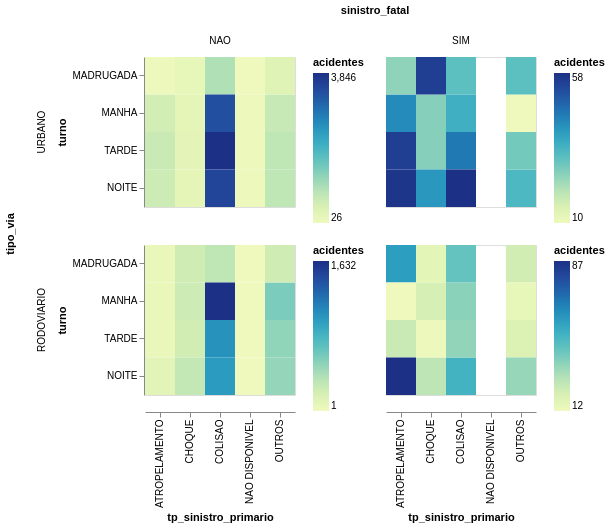

Here is the notebook cell this chart was saved with:
### Code cell
df_sinistros.group_by('tp_sinistro_primario', 'turno', 'tipo_via', 'sinistro_fatal').agg(pl.len().alias('acidentes')) \
    .plot.rect(x='tp_sinistro_primario', color='acidentes', y='turno', row='tipo_via', column='sinistro_fatal') \
    .properties(height=150, width=150) \
    .resolve_scale(color='independent')

### Figure 1 — Vega-Lite specification as saved in the notebook (floating-point values rounded to 4 significant figures)
{"config": {"view": {"continuousWidth": 300, "continuousHeight": 300}}, "data": {"name": "data-81ed816be0da437b668e97dbe1b917ef"}, "mark": {"type": "rect", "tooltip": true}, "encoding": {"color": {"field": "acidentes", "type": "quantitative"}, "column": {"field": "sinistro_fatal", "sort": ["NAO", "SIM"], "type": "ordinal"}, "row": {"field": "tipo_via", "sort": ["URBANO", "RODOVIARIO"], "type": "ordinal"}, "x": {"field": "tp_sinistro_primario", "type": "nominal"}, "y": {"field": "turno", "sort": ["MADRUGADA", "MANHA", "TARDE", "NOITE"], "type": "ordinal"}}, "height": 150, "params": [{"name": "param_1e9efca18e7a2868", "select": {"type": "interval", "encodings": ["x", "y"]}, "bind": "scales"}], "resolve": {"scale": {"color": "independent"}}, "width": 150, "$schema": "https://vega.github.io/schema/vega-lite/v6.4.1.json", "datasets": {"data-81ed816be0da437b668e97dbe1b917ef": [{"tp_sinistro_primario": "ATROPELAMENTO", "turno": "NOITE", "tipo_via": "URBANO", "sinistro_fatal": "SIM", "acidentes": 57}, {"tp_sinistro_primario": "CHOQUE", "turno": "NOITE", "tipo_via": "URBANO", "sinistro_fatal": "NAO", "acidentes": 225}, {"tp_sinistro_primario": "OUTROS", "turno": "NOITE", "tipo_via": "RODOVIARIO", "sinistro_fatal": "NAO", "acidentes": 488}, {"tp_sinistro_primario": "OUTROS", "turno": "MANHA", "tipo_via": "URBANO", "sinistro_fatal": "NAO", "acidentes": 666}, {"tp_sinistro_primario": "ATROPELAMENTO", "turno": "TARDE", "tipo_via": "URBANO", "sinistro_fatal": "NAO", "acidentes": 628}, {"tp_sinistro_primario": "NAO DISPONIVEL", "turno": "NOITE", "tipo_via": "URBANO", "sinistro_fatal": "NAO", "acidentes": 87}, {"tp_sinistro_primario": "COLISAO", "turno": "MADRUGADA", "tipo_via": "URBANO", "sinistro_fatal": "NAO", "acidentes": 919}, {"tp_sinistro_primario": "NAO DISPONIVEL", "turno": "MANHA", "tipo_via": "RODOVIARIO", "sinistro_fatal": "NAO", "acidentes": 4}, {"tp_sinistro_primario": "CHOQUE", "turno": "MANHA", "tipo_via": "URBANO", "sinistro_fatal": "NAO", "acidentes": 218}, {"tp_sinistro_primario": "COLISAO", "turno": "MADRUGADA", "tipo_via": "URBANO", "sinistro_fatal": "SIM", "acidentes": 31}, {"tp_sinistro_primario": "OUTROS", "turno": "MADRUGADA", "tipo_via": "RODOVIARIO", "sinistro_fatal": "SIM", "acidentes": 22}, {"tp_sinistro_primario": "ATROPELAMENTO", "turno": "MANHA", "tipo_via": "URBANO", "sinistro_fatal": "SIM", "acidentes": 42}, {"tp_sinistro_primario": "OUTROS", "turno": "MADRUGADA", "tipo_via": "URBANO", "sinistro_fatal": "NAO", "acidentes": 330}, {"tp_sinistro_primario": "ATROPELAMENTO", "turno": "MADRUGADA", "tipo_via": "RODOVIARIO", "sinistro_fatal": "SIM", "acidentes": 57}, {"tp_sinistro_primario": "CHOQUE", "turno": "TARDE", "tipo_via": "URBANO", "sinistro_fatal": "SIM", "acidentes": 26}, {"tp_sinistro_primario": "COLISAO", "turno": "TARDE", "tipo_via": "URBANO", "sinistro_fatal": "NAO", "acidentes": 3846}, {"tp_sinistro_primario": "CHOQUE", "turno": "TARDE", "tipo_via": "RODOVIARIO", "sinistro_fatal": "NAO", "acidentes": 216}, {"tp_sinistro_primario": "NAO DISPONIVEL", "turno": "NOITE", "tipo_via": "RODOVIARIO", "sinistro_fatal": "NAO", "acidentes": 4}, {"tp_sinistro_primario": "NAO DISPONIVEL", "turno": "MANHA", "tipo_via": "URBANO", "sinistro_fatal": "NAO", "acidentes": 74}, {"tp_sinistro_primario": "COLISAO", "turno": "MANHA", "tipo_via": "RODOVIARIO", "sinistro_fatal": "SIM", "acidentes": 36}, {"tp_sinistro_primario": "OUTROS", "turno": "MANHA", "tipo_via": "RODOVIARIO", "sinistro_fatal": "NAO", "acidentes": 585}, {"tp_sinistro_primario": "NAO DISPONIVEL", "turno": "TARDE", "tipo_via": "RODOVIARIO", "sinistro_fatal": "NAO", "acidentes": 3}, {"tp_sinistro_primario": "COLISAO", "turno": "MANHA", "tipo_via": "URBANO", "sinistro_fatal": "NAO", "acidentes": 3352}, {"tp_sinistro_primario": "OUTROS", "turno": "NOITE", "tipo_via": "URBANO", "sinistro_fatal": "SIM", "acidentes": 33}, {"tp_sinistro_primario": "ATROPELAMENTO", "turno": "NOITE", "tipo_via": "URBANO", "sinistro_fatal": "NAO", "acidentes": 588}, {"tp_sinistro_primario": "OUTROS", "turno": "MANHA", "tipo_via": "URBANO", "sinistro_fatal": "SIM", "acidentes": 10}, {"tp_sinistro_primario": "COLISAO", "turno": "NOITE", "tipo_via": "RODOVIARIO", "sinistro_fatal": "SIM", "acidentes": 50}, {"tp_sinistro_primario": "CHOQUE", "turno": "MANHA", "tipo_via": "URBANO", "sinistro_fatal": "SIM", "acidentes": 26}, {"tp_sinistro_primario": "ATROPELAMENTO", "turno": "MADRUGADA", "tipo_via": "URBANO", "sinistro_fatal": "SIM", "acidentes": 25}, {"tp_sinistro_primario": "ATROPELAMENTO", "turno": "MANHA", "tipo_via": "RODOVIARIO", "sinistro_fatal": "SIM", "acidentes": 12}, {"tp_sinistro_primario": "COLISAO", "turno": "MADRUGADA", "tipo_via": "RODOVIARIO", "sinistro_fatal": "SIM", "acidentes": 43}, {"tp_sinistro_primario": "CHOQUE", "turno": "MANHA", "tipo_via": "RODOVIARIO", "sinistro_fatal": "NAO", "acidentes": 239}, {"tp_sinistro_primario": "CHOQUE", "turno": "NOITE", "tipo_via": "RODOVIARIO", "sinistro_fatal": "SIM", "acidentes": 27}, {"tp_sinistro_primario": "ATROPELAMENTO", "turno": "TARDE", "tipo_via": "RODOVIARIO", "sinistro_fatal": "SIM", "acidentes": 24}, {"tp_sinistro_primario": "CHOQUE", "turno": "MADRUGADA", "tipo_via": "RODOVIARIO", "sinistro_fatal": "SIM", "acidentes": 16}, {"tp_sinistro_primario": "OUTROS", "turno": "TARDE", "tipo_via": "RODOVIARIO", "sinistro_fatal": "NAO", "acidentes": 505}, {"tp_sinistro_primario": "NAO DISPONIVEL", "turno": "TARDE", "tipo_via": "URBANO", "sinistro_fatal": "NAO", "acidentes": 80}, {"tp_sinistro_primario": "COLISAO", "turno": "MANHA", "tipo_via": "URBANO", "sinistro_fatal": "SIM", "acidentes": 35}, {"tp_sinistro_primario": "ATROPELAMENTO", "turno": "MANHA", "tipo_via": "URBANO", "sinistro_fatal": "NAO", "acidentes": 512}, {"tp_sinistro_primario": "OUTROS", "turno": "TARDE", "tipo_via": "RODOVIARIO", "sinistro_fatal": "SIM", "acidentes": 19}, {"tp_sinistro_primario": "COLISAO", "turno": "MADRUGADA", "tipo_via": "RODOVIARIO", "sinistro_fatal": "NAO", "acidentes": 319}, {"tp_sinistro_primario": "CHOQUE", "turno": "NOITE", "tipo_via": "URBANO", "sinistro_fatal": "SIM", "acidentes": 40}, {"tp_sinistro_primario": "COLISAO", "turno": "MANHA", "tipo_via": "RODOVIARIO", "sinistro_fatal": "NAO", "acidentes": 1632}, {"tp_sinistro_primario": "ATROPELAMENTO", "turno": "NOITE", "tipo_via": "RODOVIARIO", "sinistro_fatal": "NAO", "acidentes": 110}, {"tp_sinistro_primario": "NAO DISPONIVEL", "turno": "MADRUGADA", "tipo_via": "URBANO", "sinistro_fatal": "NAO", "acidentes": 26}, {"tp_sinistro_primario": "OUTROS", "turno": "MANHA", "tipo_via": "RODOVIARIO", "sinistro_fatal": "SIM", "acidentes": 15}, {"tp_sinistro_primario": "NAO DISPONIVEL", "turno": "MADRUGADA", "tipo_via": "RODOVIARIO", "sinistro_fatal": "NAO", "acidentes": 1}, {"tp_sinistro_primario": "CHOQUE", "turno": "MADRUGADA", "tipo_via": "RODOVIARIO", "sinistro_fatal": "NAO", "acidentes": 230}, {"tp_sinistro_primario": "COLISAO", "turno": "NOITE", "tipo_via": "URBANO", "sinistro_fatal": "NAO", "acidentes": 3521}, {"tp_sinistro_primario": "CHOQUE", "turno": "TARDE", "tipo_via": "RODOVIARIO", "sinistro_fatal": "SIM", "acidentes": 13}, {"tp_sinistro_primario": "COLISAO", "turno": "TARDE", "tipo_via": "RODOVIARIO", "sinistro_fatal": "NAO", "acidentes": 1051}, {"tp_sinistro_primario": "CHOQUE", "turno": "NOITE", "tipo_via": "RODOVIARIO", "sinistro_fatal": "NAO", "acidentes": 290}, {"tp_sinistro_primario": "ATROPELAMENTO", "turno": "MADRUGADA", "tipo_via": "RODOVIARIO", "sinistro_fatal": "NAO", "acidentes": 40}, {"tp_sinistro_primario": "COLISAO", "turno": "TARDE", "tipo_via": "RODOVIARIO", "sinistro_fatal": "SIM", "acidentes": 35}, {"tp_sinistro_primario": "COLISAO", "turno": "TARDE", "tipo_via": "URBANO", "sinistro_fatal": "SIM", "acidentes": 45}, {"tp_sinistro_primario": "OUTROS", "turno": "MADRUGADA", "tipo_via": "RODOVIARIO", "sinistro_fatal": "NAO", "acidentes": 230}, {"tp_sinistro_primario": "CHOQUE", "turno": "MANHA", "tipo_via": "RODOVIARIO", "sinistro_fatal": "SIM", "acidentes": 21}, {"tp_sinistro_primario": "OUTROS", "turno": "NOITE", "tipo_via": "RODOVIARIO", "sinistro_fatal": "SIM", "acidentes": 34}, {"tp_sinistro_primario": "CHOQUE", "turno": "MADRUGADA", "tipo_via": "URBANO", "sinistro_fatal": "SIM", "acidentes": 55}, {"tp_sinistro_primario": "ATROPELAMENTO", "turno": "TARDE", "tipo_via": "RODOVIARIO", "sinistro_fatal": "NAO", "acidentes": 45}, {"tp_sinistro_primario": "ATROPELAMENTO", "turno": "MADRUGADA", "tipo_via": "URBANO", "sinistro_fatal": "NAO", "acidentes": 74}, {"tp_sinistro_primario": "ATROPELAMENTO", "turno": "MANHA", "tipo_via": "RODOVIARIO", "sinistro_fatal": "NAO", "acidentes": 43}, {"tp_sinistro_primario": "ATROPELAMENTO", "turno": "NOITE", "tipo_via": "RODOVIARIO", "sinistro_fatal": "SIM", "acidentes": 87}, {"tp_sinistro_primario": "COLISAO", "turno": "NOITE", "tipo_via": "RODOVIARIO", "sinistro_fatal": "NAO", "acidentes": 997}, {"tp_sinistro_primario": "CHOQUE", "turno": "TARDE", "tipo_via": "URBANO", "sinistro_fatal": "NAO", "acidentes": 244}, {"tp_sinistro_primario": "OUTROS", "turno": "MADRUGADA", "tipo_via": "URBANO", "sinistro_fatal": "SIM", "acidentes": 31}, {"tp_sinistro_primario": "OUTROS", "turno": "TARDE", "tipo_via": "URBANO", "sinistro_fatal": "SIM", "acidentes": 28}, {"tp_sinistro_primario": "OUTROS", "turno": "TARDE", "tipo_via": "URBANO", "sinistro_fatal": "NAO", "acidentes": 767}, {"tp_sinistro_primario": "COLISAO", "turno": "NOITE", "tipo_via": "URBANO", "sinistro_fatal": "SIM", "acidentes": 58}, {"tp_sinistro_primario": "CHOQUE", "turno": "MADRUGADA", "tipo_via": "URBANO", "sinistro_fatal": "NAO", "acidentes": 175}, {"tp_sinistro_primario": "OUTROS", "turno": "NOITE", "tipo_via": "URBANO", "sinistro_fatal": "NAO", "acidentes": 759}, {"tp_sinistro_primario": "ATROPELAMENTO", "turno": "TARDE", "tipo_via": "URBANO", "sinistro_fatal": "SIM", "acidentes": 55}]}}
